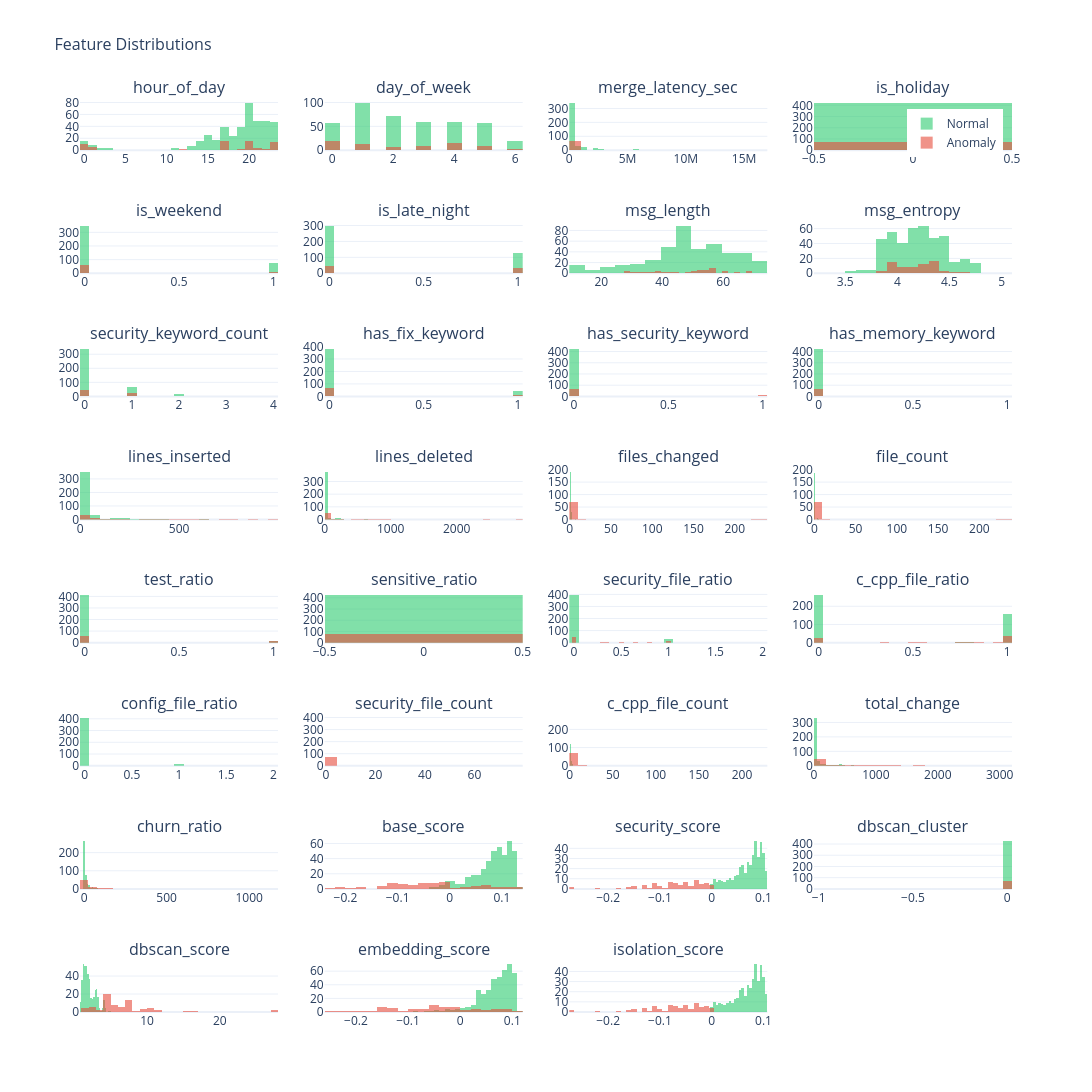
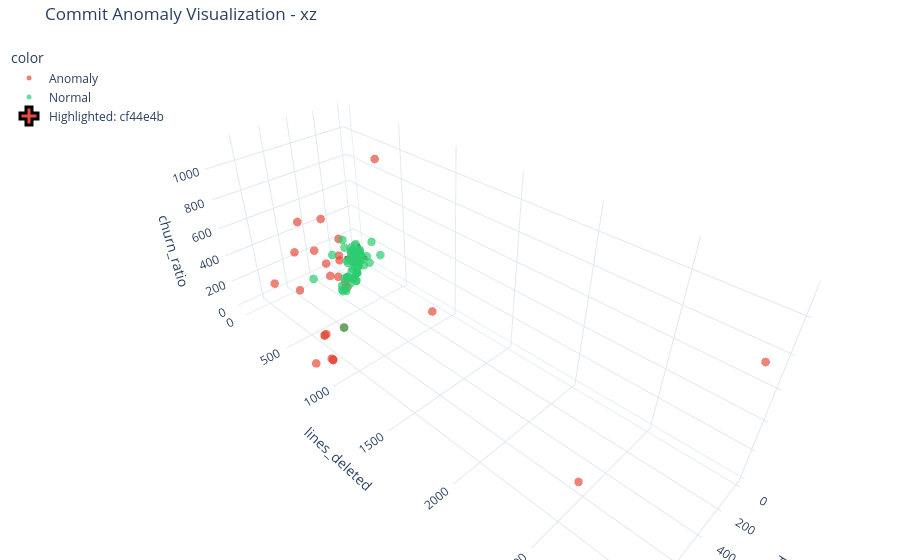
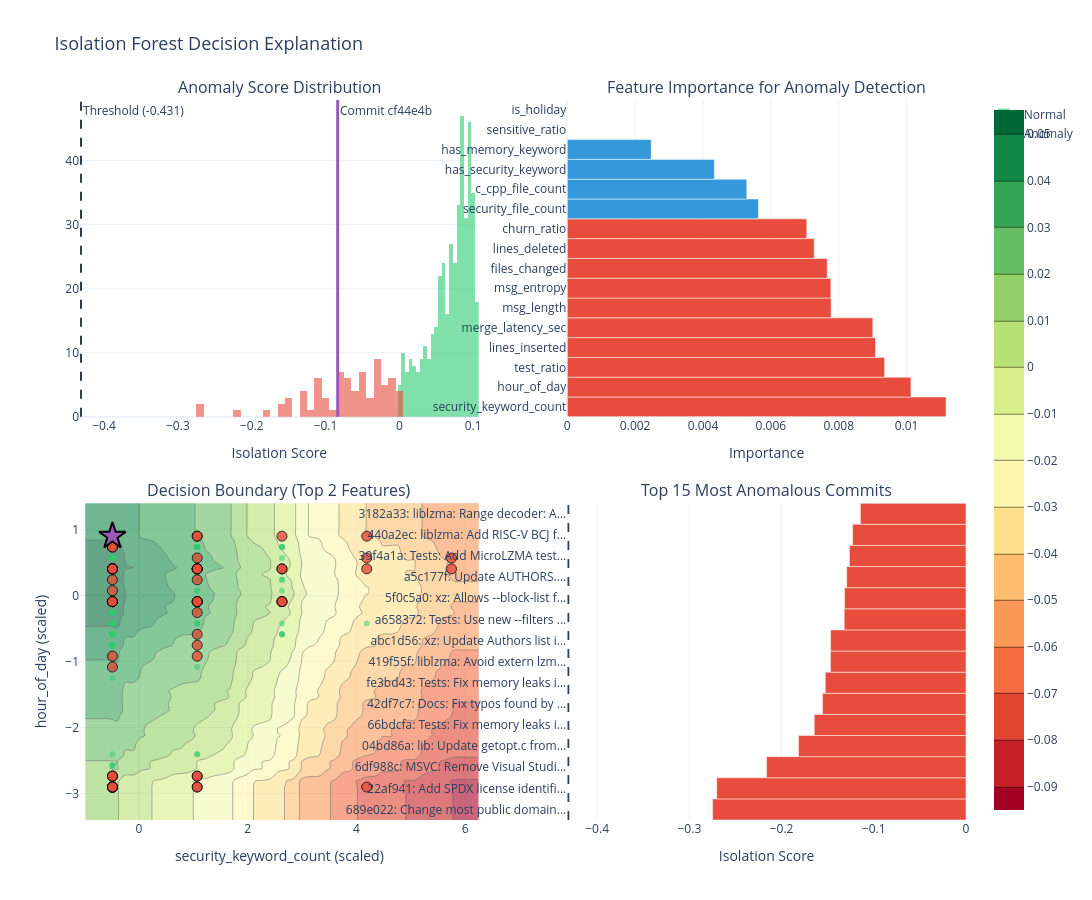
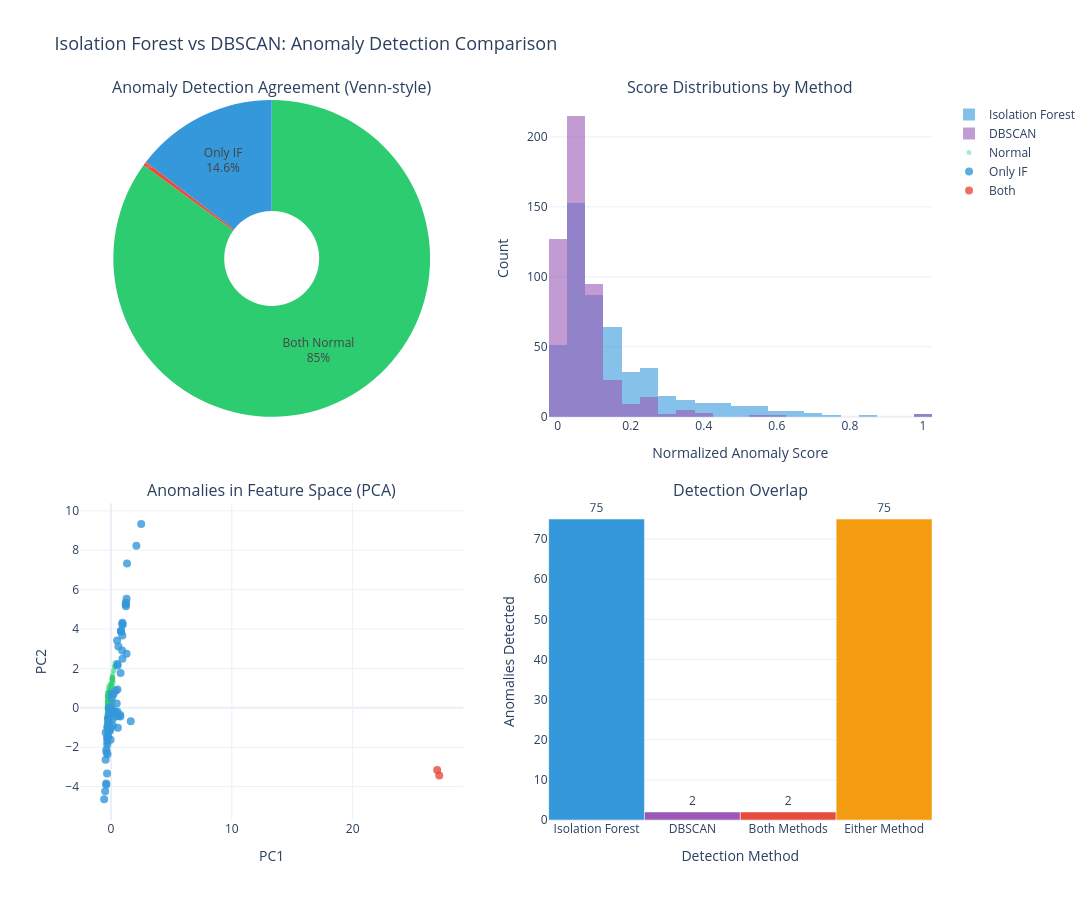

The notebook cell saved with these charts, in order:
### Markdown cell above
# Experiment 1: XZ Backdoor Detection on XZ Repository.
- This experiment sets up a targeted anomaly detection run against the xz repository with a known vulnerable commit.

- Isolation Forest (IF)
    - Works by randomly splitting features to isolate data points. Anomalies are isolated quickly (short paths). It handles high-dimensional data well and is sensitive to global outliers (e.g., massive churn, very unusual time).
- DBSCAN
    - Density-based clustering. It looks for regions of high density and marks points in low-density regions as noise (anomalies). It relies on distance (Euclidean) between points.

### Code cell
xz_results = run_vulnerability_detection(
    specific_repo_path="./git_repos/xz",
    specific_repo_url="https://github.com/tukaani-project/xz.git",
    specific_commit='cf44e4b',  # Known vulnerability-introducing commit
    n_commits=500,
    contamination=0.15,
    use_codebert=True,
    visualize=True,
    print_results=False  # We'll print separately
)
